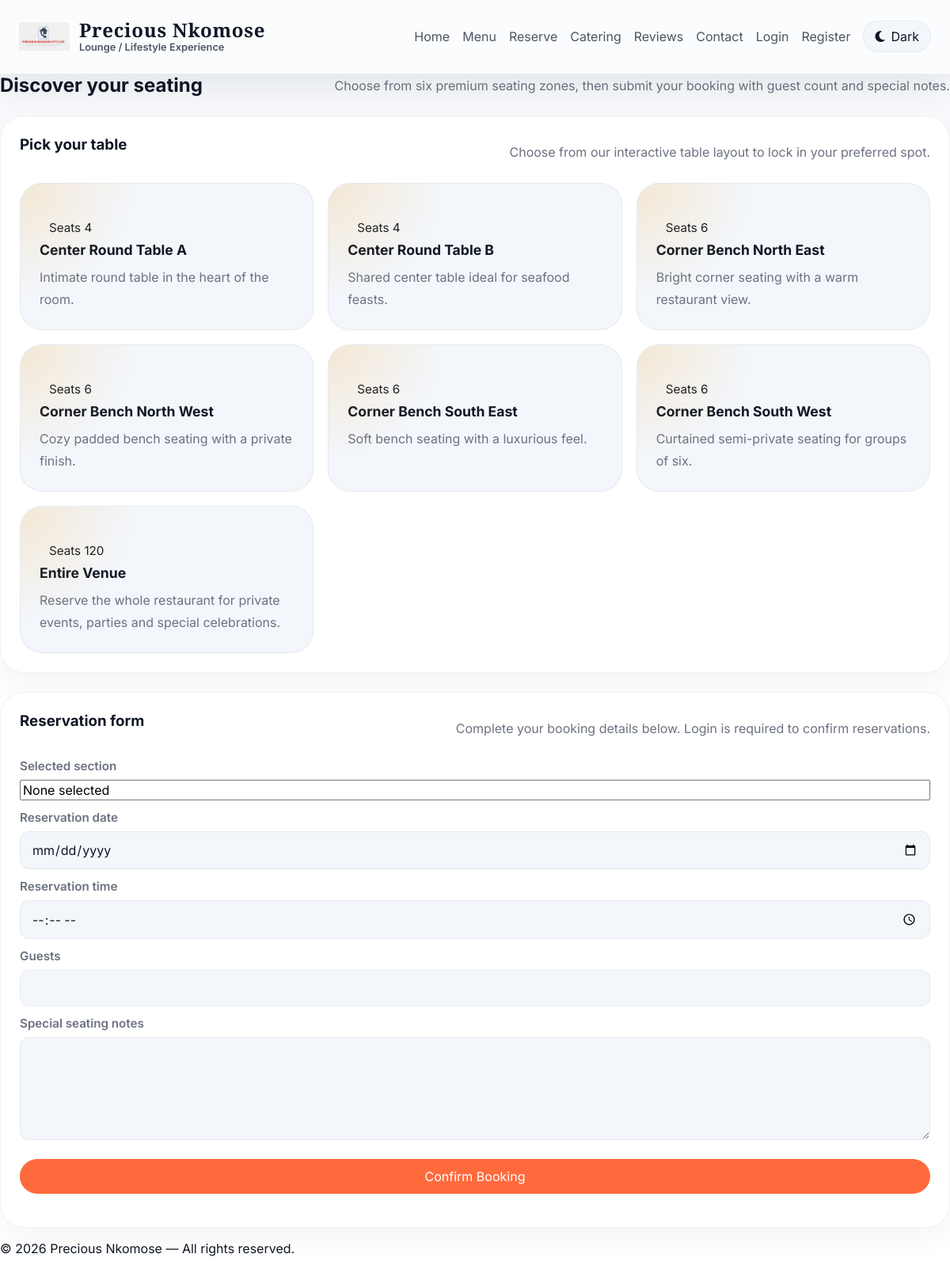
The app's page /reservation.php with its own data.
### tables this page shows
CREATE TABLE `restaurant_tables` (
  `id` VARCHAR(32) NOT NULL,
  `label` VARCHAR(200) NOT NULL,
  `capacity` INT NOT NULL,
  `description` TEXT,
  `is_active` TINYINT(1) NOT NULL DEFAULT 1,
  PRIMARY KEY (`id`)
);

### includes/functions.php (called while the page is built, shortened)
<?php
function db(): PDO
{
    $pdo = db_conn();
    return $pdo;
}
function db_all(string $sql, array $params = []): array
{
    $start = microtime(true);
    $stmt = db()->prepare($sql);
    $stmt->execute();
    $rows = $stmt->fetchAll();
    $duration = microtime(true) - $start;
    return $rows;
}
function log_db_timing(string $sql, array $params, float $duration): void
{
    $logPath = __DIR__ . '/../data/slow_queries.log';
    $msg = sprintf("%s | %.6f sec | %s | params=%s\n", date('c'), $duration, str_replace("\n", ' ', trim($sql)), json_encode($params));
}
function sanitize($value)
{
    return htmlspecialchars($value ?? '', ENT_QUOTES, 'UTF-8');
}

### reservation.php (the view, shortened to what this page needs)
<?php
require_once 'includes/functions.php';
$booking = [
    'preferred_section' => '',
    'date' => '',
    'time' => '',
    'guests' => '',
    'notes' => '',
];
$selectedSectionLabel = '';
$dbSections = db_all('SELECT id,label,capacity,description,is_active FROM restaurant_tables ORDER BY label');
$sections = [];
foreach ($dbSections as $row) {
    if (!empty($row['is_active'])) {
        $sections[] = [
            'id' => (string)$row['id'],
            'label' => (string)$row['label'],
            'capacity' => (int)$row['capacity'],
            'description' => (string)($row['description'] ?? ''),
        ];
    }
}
$sections[] = [
    'id' => 'whole-venue',
    'label' => 'Entire Venue',
    'capacity' => 120,
    'description' => 'Reserve the whole restaurant for private events, parties and special celebrations.',
];
require_once 'includes/header.php';
?>
<section class="section-title">
    <h2>Discover your seating</h2>
    <p>Choose from six premium seating zones, then submit your booking with guest count and special notes.</p>
</section>
<section class="card" style="margin-top:24px;">
    <div class="section-title">
        <h3>Pick your table</h3>
        <p>Choose from our interactive table layout to lock in your preferred spot.</p>
    </div>
    <div class="section-grid">
        <?php foreach ($sections as $section): ?>
            <article class="section-card<?= $section['id'] === $booking['preferred_section'] ? ' active' : '' ?>" data-section-id="<?= sanitize($section['id']) ?>" data-section-label="<?= sanitize($section['label']) ?>">
                <span class="status-pill">Seats <?= sanitize((string)$section['capacity']) ?></span>
                <h4><?= sanitize($section['label']) ?></h4>
                <p><?= sanitize($section['description']) ?></p>
            </article>
        <?php endforeach; ?>
    </div>
</section>
<section class="card" style="margin-top:24px;">
    <div class="section-title">
        <h3>Reservation form</h3>
        <p>Complete your booking details below. Login is required to confirm reservations.</p>
    </div>
    <form method="post" class="input-group">
        <div class="field">
            <label for="preferredSectionText">Selected section</label>
            <input type="text" id="preferredSectionText" readonly value="<?= $selectedSectionLabel ? sanitize($selectedSectionLabel) : 'None selected' ?>">
        </div>
        <div class="field">
            <label for="date">Reservation date</label>
            <input class="input-field" type="date" id="date" name="date" value="<?= sanitize($booking['date']) ?>" required>
        </div>
        <div class="field">
            <label for="time">Reservation time</label>
            <input class="input-field" type="time" id="time" name="time" value="<?= sanitize($booking['time']) ?>" required>
        </div>
        <div class="field">
            <label for="guests">Guests</label>
            <input class="input-field" type="number" id="guests" name="guests" min="1" max="10" value="<?= sanitize($booking['guests']) ?>" required>
        </div>
        <div class="field">
            <label for="notes">Special seating notes</label>
            <textarea class="input-textarea" id="notes" name="notes" rows="4" required><?= sanitize($booking['notes']) ?></textarea>
        </div>
        <button class="button button-primary primary-action" type="submit">Confirm Booking</button>
    </form>
</section>
<?php require_once 'includes/footer.php';

### assets/css/style.css (style rules this page uses)
:root { color-scheme: light; --bg: #f6f8fb; --surface: #ffffff; --surface-muted: #f3f6fb; --text: #0f1724; --muted: #6b7280; --primary: #ff6a3d; --primary-soft: rgba(255,106,61,0.12); --accent: #ffd166; --danger: #ef4444; --border: rgba(16,24,40,0.06); --shadow: 0 20px 40px rgba(16,24,40,0.06); }
* { box-sizing: border-box; }
body { margin: 0; min-height: 100vh; background: linear-gradient(180deg, var(--bg) 0%, #ffffff 60%); color: var(--text); font-family: Inter, system-ui, -apple-system, BlinkMacSystemFont, 'Segoe UI', sans-serif; }
button, input, select, textarea { font: inherit; }
.button { display: inline-flex; align-items: center; justify-content: center; border: none; border-radius: 999px; padding: 12px 20px; cursor: pointer; transition: transform .2s ease, background .2s ease, color .2s ease; }
.button-primary { background: var(--primary); color: #ffffff; }
.section-title { display: flex; align-items: center; justify-content: space-between; gap: 12px; margin-bottom: 18px; }
.section-title h2 { margin: 0; font-size: 1.5rem; }
.section-title p { margin: 0; color: var(--muted); }
.card { border-radius: 30px; padding: 24px; background: var(--surface); border: 1px solid var(--border); box-shadow: 0 14px 36px rgba(16,24,40,0.04); }
.card h3 { margin-top: 0; }
.card p { color: var(--muted); line-height: 1.75; }
.input-group { display: grid; gap: 12px; margin-bottom: 18px; }
.field { display: grid; gap: 8px; }
.field label { font-size: 0.95rem; font-weight: 600; color: var(--muted); }
.field input[readonly], .field .input-field, .field .input-textarea { width: 100%; }
.input-field, .input-select, .input-textarea { width: 100%; border-radius: 12px; border: 1px solid var(--border); background: var(--surface-muted); color: var(--text); padding: 12px 14px; }
.input-field::placeholder, .input-textarea::placeholder, .input-select::placeholder { color: rgba(15,23,36,0.55); opacity: 1; }
.input-textarea { min-height: 130px; resize: vertical; }
.primary-action { width: 100%; margin-top: 12px; }
.section-grid { display: grid; grid-template-columns: repeat(3,1fr); gap: 18px; }
.section-card { position: relative; min-height: 180px; border-radius: 28px; padding: 24px; background: var(--surface-muted); border: 1px solid var(--border); overflow: hidden; transition: transform .25s ease, border-color .25s ease, box-shadow .25s ease; }
.section-card::before { content: ''; position: absolute; inset: 0; background: radial-gradient(circle at top left, rgba(245,166,35,0.18), transparent 35%); pointer-events: none; }
.section-card h4 { margin: 0 0 10px; font-size: 1.1rem; }
.section-card p { margin: 0; color: var(--muted); }
.section-card span { display: inline-flex; margin-top: 14px; padding: 8px 12px; border-radius: 999px; background: rgba(255,255,255,0.08); color: var(--text); font-size: .95rem; }
.status-pill { display: inline-flex; align-items: center; gap: 8px; padding: 8px 12px; border-radius: 999px; background: rgba(255,255,255,0.08); font-size: .95rem; }

### records on screen
restaurant_tables: capacity "4", label "Center Round Table A", description "Intimate round table in the heart of the room."
restaurant_tables: capacity "4", label "Center Round Table B", description "Shared center table ideal for seafood feasts."
restaurant_tables: capacity "6", label "Corner Bench North East", description "Bright corner seating with a warm restaurant view."
restaurant_tables: capacity "6", label "Corner Bench North West", description "Cozy padded bench seating with a private finish."
restaurant_tables: capacity "6", label "Corner Bench South East", description "Soft bench seating with a luxurious feel."
restaurant_tables: capacity "6", label "Corner Bench South West", description "Curtained semi-private seating for groups of six."

### other values on screen
$section['capacity'] "120"
$section['label'] "Entire Venue"
$section['description'] "Reserve the whole restaurant for private events, parties and special celebrations."
site_config()['restaurant']['name'] "Precious Nkomose"
